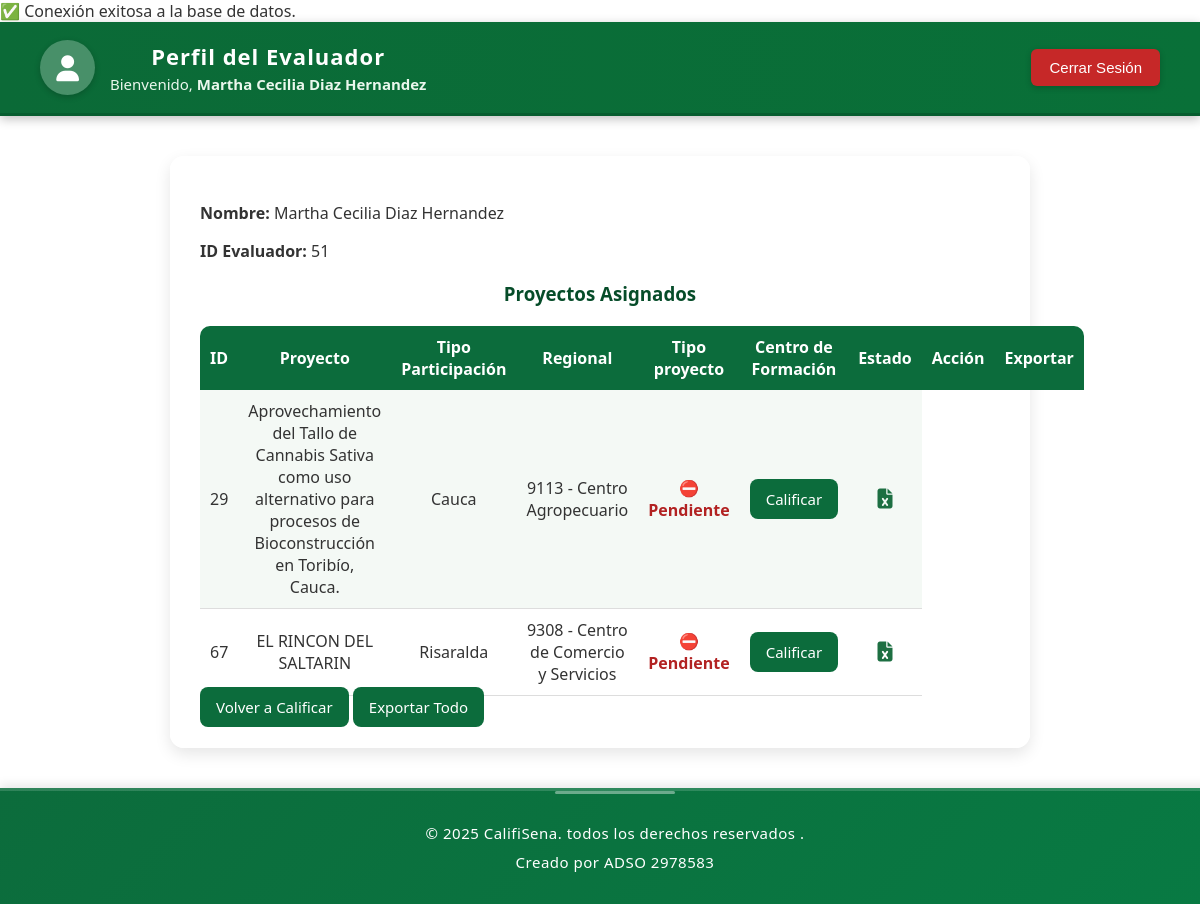
The app's page /Views/perfil.php (signed in) with its own data.
### tables this page shows
CREATE TABLE `asignaciones` (
  `id_asignacion` int(11) NOT NULL,
  `id_evaluador` int(11) NOT NULL,
  `id_proyecto` int(11) NOT NULL,
  `fecha_asignacion` date DEFAULT current_timestamp()
);

CREATE TABLE `proyectos` (
  `id_proyecto` int(11) NOT NULL,
  `nombre_proyecto` varchar(500) NOT NULL,
  `tipo_participacion` varchar(100) DEFAULT NULL,
  `regional` varchar(100) NOT NULL,
  `centro_formacion` varchar(150) NOT NULL,
  `fecha_creacion` timestamp NOT NULL DEFAULT current_timestamp()
);

### Models/Proyecto.php (called while the page is built, shortened)
<?php
class Proyecto {
    private $conn;
    public function __construct($db) {
        $this->conn = $db;
    }
    public function listarTodosPorEvaluador($id_evaluador) {
        $query = "
            SELECT
                p.id_proyecto,
                p.nombre_proyecto,
                p.tipo_participacion,
                p.regional,
                p.centro_formacion,
                a.id_asignacion,
                CASE WHEN c.id_calificacion IS NOT NULL THEN 1 ELSE 0 END AS calificado
            FROM asignaciones a
            INNER JOIN proyectos p ON a.id_proyecto = p.id_proyecto
            LEFT JOIN calificaciones c ON c.id_asignacion = a.id_asignacion
            WHERE a.id_evaluador = :id_evaluador
            ORDER BY calificado ASC, p.nombre_proyecto ASC
        ";
        $stmt = $this->conn->prepare($query);
        $stmt->bindParam(":id_evaluador", $id_evaluador, PDO::PARAM_INT);
        $stmt->execute();
        return $stmt->fetchAll(PDO::FETCH_ASSOC);
    }
}
?>

### Views/perfil.php (the view, shortened to what this page needs)
<?php
require_once "../Models/Proyecto.php";
$db = (new Database())->conectar();
$proyectoModel = new Proyecto($db);
$proyectos = $proyectoModel->listarTodosPorEvaluador($_SESSION["id_evaluador"]);
?>
<!DOCTYPE html>
<html lang="es">
<head>
  <link rel="stylesheet" href="../assets/css/header.css">
  <link rel="stylesheet" href="../assets/css/vista.css">
  <link rel="stylesheet" href="https://cdnjs.cloudflare.com/ajax/libs/font-awesome/6.4.0/css/all.min.css">
</head>
<body>
  <header class="main-header">
    <div class="header-left">
      <a href="perfil.php" class="profile-circle" title="Ver Perfil">
        <i class="fa-solid fa-user"></i>
      </a>
      <div>
        <h1 class="titulo-perfil">Perfil del Evaluador</h1>
        <p>Bienvenido, <strong><?php echo htmlspecialchars($_SESSION["nombre"]); ?></strong></p>
      </div>
    </div>
    <div class="header-right">
      <button class="logout-btn" onclick="confirmarLogout()">Cerrar Sesión</button>
    </div>
  </header>
  <div class="perfil-container">
    <p><strong>Nombre:</strong> <?php echo htmlspecialchars($_SESSION["nombre"]); ?></p>
    <p><strong>ID Evaluador:</strong> <?php echo $_SESSION["id_evaluador"]; ?></p>
    <h3>Proyectos Asignados</h3>
    <table>
      <tr>
        <th>ID</th>
        <th>Proyecto</th>
        <th>Tipo Participación</th>
        <th>Regional</th>
        <th>Tipo proyecto</th>
        <th>Centro de Formación</th>
        <th>Estado</th>
        <th>Acción</th>
        <th>Exportar</th>
      </tr>
      <?php foreach ($proyectos as $p): ?>
        <tr>
          <td><?php echo $p["id_proyecto"]; ?></td>
          <td><?php echo htmlspecialchars($p["nombre_proyecto"]); ?></td>
          <td><?php echo htmlspecialchars($p["regional"]); ?></td>
          <td><?php echo htmlspecialchars($p["centro_formacion"]); ?></td>
          <td>
          <?php if ($p["calificado"]): ?>
              <span style="color:green; font-weight:bold;">✅ Calificado</span>
            <?php else: ?>
              <span style="color:#b22222; font-weight:bold;">⛔ Pendiente</span>
            <?php endif; ?>
</td>
          <td>
            <?php if (!$p["calificado"]): ?>
              <a href="calificar.php?id_proyecto=<?php echo $p['id_proyecto']; ?>" class="btn">Calificar</a>
            <?php else: ?>
              <button class="btn" style="background-color:#888; cursor:not-allowed;" disabled>Calificado</button>
            <?php endif; ?>
          </td>
          <td>
            <a href="exportar_excel.php?id_proyecto=<?php echo $p['id_proyecto']; ?>" title="Exportar solo este proyecto">
              <i class="fa-solid fa-file-excel" style="color:#1d6f42; font-size:20px;"></i>
            </a>
          </td>
        </tr>
      <?php endforeach; ?>
    </table>
    <div class="actions">
      <a href="calificar.php" class="btn">Volver a Calificar</a>
      <a href="exportar_excel.php?id_evaluador=<?php echo $_SESSION['id_evaluador']; ?>" class="btn">Exportar Todo</a>
    </div>
  </div>
</body>
<?php include 'footer.php'; ?>
</html>

### assets/css/header.css (style rules this page uses)
.main-header { background: linear-gradient(90deg, #0b6a37, #097038); color: #fff; padding: 18px 40px; display: flex; justify-content: space-between; align-items: center; border-bottom: 3px solid #075d2f; box-shadow: 0 3px 10px rgba(0, 0, 0, 0.25); font-family: 'Segoe UI', sans-serif; }
.header-left { display: flex; align-items: center; gap: 15px; }
.profile-circle { width: 55px; height: 55px; border-radius: 50%; background: rgba(255, 255, 255, 0.25); display: flex; justify-content: center; align-items: center; color: white; font-size: 26px; box-shadow: 0 2px 6px rgba(0, 0, 0, 0.2); cursor: pointer; transition: all 0.3s ease; text-decoration: none; }
.header-left h1 { margin: 0; font-size: 22px; font-weight: 600; color:#fff; }
.header-left p { margin: 3px 0 0; font-size: 15px; color: #eaf7ed; }
.header-right { display: flex; align-items: center; }
.logout-btn { background-color: #c62828; color: white; border: none; border-radius: 6px; padding: 10px 18px; font-size: 15px; font-weight: 500; cursor: pointer; transition: all 0.3s ease; box-shadow: 0 2px 6px rgba(0, 0, 0, 0.2); }

### assets/css/vista.css (style rules this page uses)
body { font-family: 'Segoe UI', Arial, sans-serif; background: linear-gradient(135deg,rgba(249, 248, 243, 0.15)), url("../img/calificacion.png"); background-size: cover; background-position: center; background-repeat: no-repeat; background-attachment: fixed; margin: 0; padding: 0; color: #333; }
.login-container, .calificar-container, .perfil-container { width: 90%; max-width: 700px; background-color: rgba(255, 255, 255, 0.95); margin: 40px auto; padding: 30px; border-radius: 14px; box-shadow: 0 6px 16px rgba(0, 0, 0, 0.1); backdrop-filter: blur(6px); }
.titulo-perfil { font-size: 28px; color: #fcfdfc; margin: 0; font-weight: 700; letter-spacing: 1px; }
h1, h2, h3 { color: #064c29; text-align: center; margin-bottom: 20px; }
.calificar-container, .perfil-container { width: 90%; max-width: 800px; background-color: rgba(255, 255, 255, 0.95); margin: 40px auto; padding: 30px; border-radius: 14px; box-shadow: 0 6px 16px rgba(0, 0, 0, 0.1); backdrop-filter: blur(6px); }
button, .btn { background-color: #0c6c3c; color: white; border: none; border-radius: 8px; padding: 10px 16px; font-size: 15px; cursor: pointer; transition: background 0.3s ease, transform 0.1s ease; text-decoration: none; }
table { width: 100%; border-collapse: collapse; margin-top: 15px; border-radius: 10px; overflow: hidden; }
th { background-color: #0c6c3c; color: #fff; padding: 10px; text-align: center; }
td { padding: 10px; border-bottom: 1px solid #ddd; text-align: center; }
tr:nth-child(even) { background-color: #f4f9f5; }

### records on screen
asignaciones: id_proyecto.id_proyecto "29", id_proyecto.nombre_proyecto "Aprovechamiento del Tallo de Cannabis Sativa como uso alternativo para procesos de Bioconstrucción en Toribío, Cauca.", id_proyecto.regional "Cauca", id_proyecto.centro_formacion "9113 - Centro Agropecuario"
asignaciones: id_proyecto.id_proyecto "67", id_proyecto.nombre_proyecto "EL RINCON DEL SALTARIN", id_proyecto.regional "Risaralda", id_proyecto.centro_formacion "9308 - Centro de Comercio y Servicios"

### other values on screen
$_SESSION["nombre"] "Martha Cecilia Diaz Hernandez"
$_SESSION["id_evaluador"] "51"
